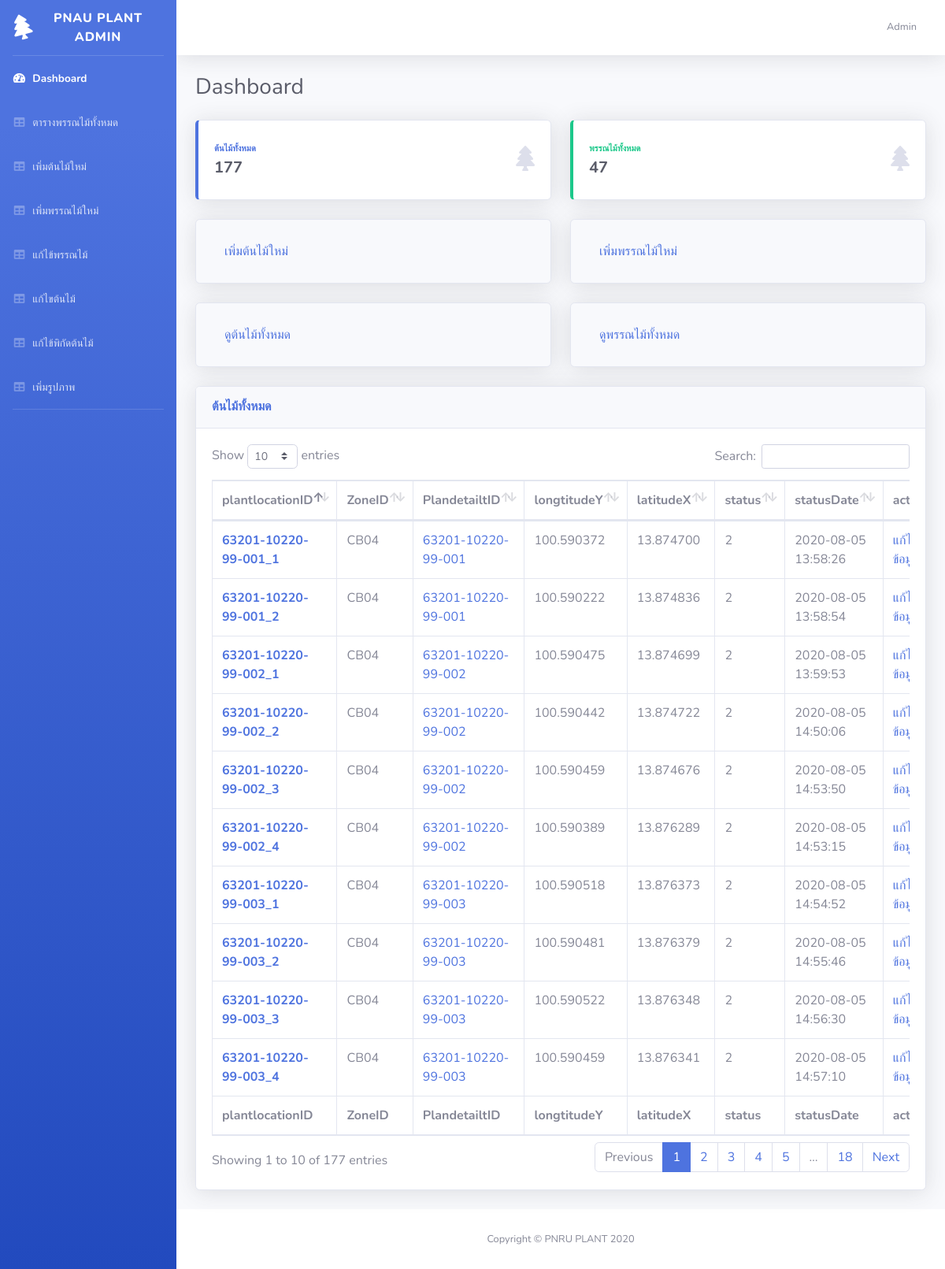
The app's page /admin.php with its own data.
### tables this page shows
CREATE TABLE `area` (
  `plantlocationID` varchar(60) NOT NULL,
  `ZoneID` char(5) NOT NULL,
  `PlandetailtID` varchar(60) NOT NULL,
  `longtitudeY` varchar(13) NOT NULL,
  `latitudeX` varchar(13) NOT NULL,
  `status` char(1) NOT NULL,
  `statusDate` timestamp NOT NULL DEFAULT current_timestamp() ON UPDATE current_timestamp(),
  `qrcode` varchar(30) NOT NULL
);

### admin.php (the view, shortened to what this page needs)
<!DOCTYPE html>
<html lang="en">
<head>
    <link href="vendor/fontawesome-free/css/all.min.css" rel="stylesheet" type="text/css">
    <link href="css/sb-admin-2.min.css" rel="stylesheet">
    <link href="datatables/dataTables.bootstrap4.min.css" rel="stylesheet">
</head>
<body id="page-top">
    <div id="wrapper">
        <ul class="navbar-nav bg-gradient-primary sidebar sidebar-dark accordion" id="accordionSidebar">
            <a class="sidebar-brand d-flex align-items-center justify-content-center" href="admin.php">
                <div class="sidebar-brand-icon rotate-n-15">
                    <i class="fas fa-tree"></i>
                </div>
                <div class="sidebar-brand-text mx-3">PNAU PLANT ADMIN </div>
            </a>
            <hr class="sidebar-divider my-0">
            <li class="nav-item active">
                <a class="nav-link" href="admin.php">
                    <i class="fas fa-fw fa-tachometer-alt"></i>
                    <span>Dashboard</span></a>
            </li>
            <li class="nav-item">
                <a class="nav-link" href="detail_Plant.php">
                    <i class="fas fa-fw fa-table"></i>
                    <span>ตารางพรรณไม้ทั้งหมด</span></a>
            </li>
            <li class="nav-item">
                <a class="nav-link" href="Insert_plant.php">
                    <i class="fas fa-fw fa-table"></i>
                    <span>เพิ่มต้นไม้ใหม่</span></a>
            </li>
            <li class="nav-item">
                <a class="nav-link" href="Insert_detail.php">
                    <i class="fas fa-fw fa-table"></i>
                    <span>เพิ่มพรรณไม้ใหม่</span></a>
            </li>
            <li class="nav-item">
                <a class="nav-link" href="Update_detail.php">
                    <i class="fas fa-fw fa-table"></i>
                    <span>แก้ไข้พรรณไม้</span></a>
            </li>
            <li class="nav-item">
                <a class="nav-link" href="Update_plant.php">
                    <i class="fas fa-fw fa-table"></i>
                    <span>แก้ไขต้นไม้</span></a>
            </li>
            <li class="nav-item">
                <a class="nav-link" href="Update_location.php">
                    <i class="fas fa-fw fa-table"></i>
                    <span>แก้ไข้พิกัดต้นไม้</span></a>
            </li>
            <li class="nav-item">
                <a class="nav-link" href="imguploads.php">
                    <i class="fas fa-fw fa-table"></i>
                    <span>เพิ่มรูปภาพ</span></a>
            </li>
            <hr class="sidebar-divider d-none d-md-block">
        </ul>
        <div id="content-wrapper" class="d-flex flex-column">
            <div id="content">
                <nav class="navbar navbar-expand navbar-light bg-white topbar mb-4 static-top shadow">
                    <ul class="navbar-nav ml-auto">
                        <li class="nav-item dropdown no-arrow">
                            <a class="nav-link dropdown-toggle" href="#" id="userDropdown" role="button" data-toggle="dropdown" aria-haspopup="true" aria-expanded="false">
                                <span class="mr-2 d-none d-lg-inline text-gray-600 small">Admin</span>
                            </a>
                        </li>
                    </ul>
                </nav>
                <div class="container-fluid">
                    <div class="d-sm-flex align-items-center justify-content-between mb-4">
                        <h1 class="h3 mb-0 text-gray-800">Dashboard</h1>
                    </div>
                    <div class="row">
                        <div class="col-xl-6 col-md-6 mb-4">
                            <div class="card border-left-primary shadow h-100 py-2">
                                <div class="card-body">
                                    <div class="row no-gutters align-items-center">
                                        <div class="col mr-2">
                                            <div class="text-xs font-weight-bold text-primary text-uppercase mb-1">
                                                ต้นไม้ทั้งหมด</div>
                                            <?php
                                            include('connection.php');
                                            $query = "SELECT COUNT(area.plantlocationID) AS plantlocationID FROM area" or die("Error:" . mysqli_error());
                                            $results = mysqli_query($conn, $query);
                                            while ($row = mysqli_fetch_assoc($results)) {
                                                echo "<div class='h5 mb-0 font-weight-bold text-gray-800'>" . $row["plantlocationID"] . "</div>";
                                            }
                                            ?>
                                        </div>
                                        <div class="col-auto">
                                            <i class="fas fa-tree fa-2x text-gray-300"></i>
                                        </div>
                                    </div>
                                </div>
                            </div>
                        </div>
                        <div class="col-xl-6 col-md-6 mb-4">
                            <div class="card border-left-success shadow h-100 py-2">
                                <div class="card-body">
                                    <div class="row no-gutters align-items-center">
                                        <div class="col mr-2">
                                            <div class="text-xs font-weight-bold text-success text-uppercase mb-1">พรรณไม้ทั้งหมด</div>
                                            <?php
                                            include('connection.php');
                                            $query = "SELECT COUNT(plantdetail.PlandetailtID) AS PlandetailtID FROM plantdetail" or die("Error:" . mysqli_error());
                                            $results = mysqli_query($conn, $query);
                                            while ($row = mysqli_fetch_assoc($results)) {
                                                echo "<div class='h5 mb-0 font-weight-bold text-gray-800'>" . $row["PlandetailtID"] . "</div>";
                                            }
                                            ?>
                                        </div>
                                        <div class="col-auto">
                                            <i class="fas fa-tree fa-2x text-gray-300"></i>
                                        </div>
                                    </div>
                                </div>
                            </div>
                        </div>
                        <div class="col-lg-6 mb-4">
                            <div class="card bg-light text-white shadow">
                                <div class="card-body">
                                    <a class="nav-link" href="Insert_plant.php">เพิ่มต้นไม้ใหม่</a>
                                </div>
                            </div>
                        </div>
                        <div class="col-lg-6 mb-4">
                            <div class="card bg-light text-white shadow">
                                <div class="card-body">
                                <a class="nav-link" href="Insert_detail.php">เพิ่มพรรณไม้ใหม่</a>
                                </div>
                            </div>
                        </div>
                        <div class="col-lg-6 mb-4">
                            <div class="card bg-light text-white shadow">
                                <div class="card-body">
                                    <a class="nav-link href=" #allplant">ดูต้นไม้ทั้งหมด</a>
                                </div>
                            </div>
                        </div>
                        <div class="col-lg-6 mb-4">
                            <div class="card bg-light text-white shadow">
                                <div class="card-body">
                                    <a class="nav-link" href="detail_Plant.php">ดูพรรณไม้ทั้งหมด</a>
                                </div>
                            </div>
                        </div>
                    </div>
                    <div class="card shadow mb-4" id="allplant">
                        <div class="card-header py-3">
                            <h6 class="m-0 font-weight-bold text-primary">ต้นไม้ทั้งหมด</h6>
                        </div>
                        <div class="card-body">
                            <div class="table-responsive">
                                <table class="table table-bordered" id="dataTable" width="100%" cellspacing="0">
                                    <thead>
                                        <?php
                                        include('connection.php');
                                        $query3 = "SELECT * FROM `area` ORDER BY `PlandetailtID` ASC" or die("Error:" . mysqli_error());
                                        $result3 = mysqli_query($conn, $query3);
                                        ?>
                                        <tr>
                                            <th>plantlocationID</th>
                                            <th>ZoneID</th>
                                            <th>PlandetailtID</th>
                                            <th>longtitudeY</th>
                                            <th>latitudeX</th>
                                            <th>status</th>
                                            <th>statusDate</th>
                                            <th>action</th>
                                        </tr>
                                    </thead>
                                    <tfoot>
                                        <tr>
                                            <th>plantlocationID</th>
                                            <th>ZoneID</th>
                                            <th>PlandetailtID</th>
                                            <th>longtitudeY</th>
                                            <th>latitudeX</th>
                                            <th>status</th>
                                            <th>statusDate</th>
                                            <th>action</th>
                                        </tr>
                                    </tfoot>
                                    <tbody>
                                        <?php
                                        while ($row3 = mysqli_fetch_array($result3)) {
                                            echo "<tr>";
                                            echo "<th><a href='adminPlantdetail.php?ID=$row3[0]'>" . $row3["plantlocationID"] .  "</th> ";
                                            echo "<td>" . $row3["ZoneID"] .  "</td> ";
                                            echo "<td><a href='admindetail.php?ID=$row3[2]'>" . $row3["PlandetailtID"] .  "</td> ";
                                            echo "<td>" . $row3["longtitudeY"] .  "</td> ";
                                            echo "<td>" . $row3["latitudeX"] .  "</td> ";
                                            echo "<td>" . $row3["status"] .  "</td> ";
                                            echo "<td>" . $row3["statusDate"] .  "</td> ";
                                            echo "<td><a href='adminPlantdetail.php?ID=$row3[0]'>แก้ไข้ข้อมูล</a><br></td>  ";
                                            echo "</tr>";
                                        }
                                        ?>
                                    </tbody>
                                </table>
                            </div>
                        </div>
                    </div>
                </div>
                <footer class="sticky-footer bg-white">
                    <div class="container my-auto">
                        <div class="copyright text-center my-auto">
                            <span>Copyright &copy; PNRU PLANT 2020</span>
                        </div>
                    </div>
                </footer>
            </div>
        </div>
    </div>
</body>
</html>

### records on screen
area: plantlocationID "63201-10220-99-001_1", ZoneID "CB04", PlandetailtID "63201-10220-99-001", longtitudeY "100.590372", latitudeX "13.874700", status "2", statusDate "2020-08-05 13:58:26"
area: plantlocationID "63201-10220-99-001_2", ZoneID "CB04", PlandetailtID "63201-10220-99-001", longtitudeY "100.590222", latitudeX "13.874836", status "2", statusDate "2020-08-05 13:58:54"
area: plantlocationID "63201-10220-99-002_1", ZoneID "CB04", PlandetailtID "63201-10220-99-002", longtitudeY "100.590475", latitudeX "13.874699", status "2", statusDate "2020-08-05 13:59:53"
area: plantlocationID "63201-10220-99-002_2", ZoneID "CB04", PlandetailtID "63201-10220-99-002", longtitudeY "100.590442", latitudeX "13.874722", status "2", statusDate "2020-08-05 14:50:06"
area: plantlocationID "63201-10220-99-002_3", ZoneID "CB04", PlandetailtID "63201-10220-99-002", longtitudeY "100.590459", latitudeX "13.874676", status "2", statusDate "2020-08-05 14:53:50"
area: plantlocationID "63201-10220-99-002_4", ZoneID "CB04", PlandetailtID "63201-10220-99-002", longtitudeY "100.590389", latitudeX "13.876289", status "2", statusDate "2020-08-05 14:53:15"
area: plantlocationID "63201-10220-99-003_1", ZoneID "CB04", PlandetailtID "63201-10220-99-003", longtitudeY "100.590518", latitudeX "13.876373", status "2", statusDate "2020-08-05 14:54:52"
area: plantlocationID "63201-10220-99-003_2", ZoneID "CB04", PlandetailtID "63201-10220-99-003", longtitudeY "100.590481", latitudeX "13.876379", status "2", statusDate "2020-08-05 14:55:46"
area: plantlocationID "63201-10220-99-003_3", ZoneID "CB04", PlandetailtID "63201-10220-99-003", longtitudeY "100.590522", latitudeX "13.876348", status "2", statusDate "2020-08-05 14:56:30"
area: plantlocationID "63201-10220-99-003_4", ZoneID "CB04", PlandetailtID "63201-10220-99-003", longtitudeY "100.590459", latitudeX "13.876341", status "2", statusDate "2020-08-05 14:57:10"

### other values on screen
$row["plantlocationID"] "177"
$row["PlandetailtID"] "47"
